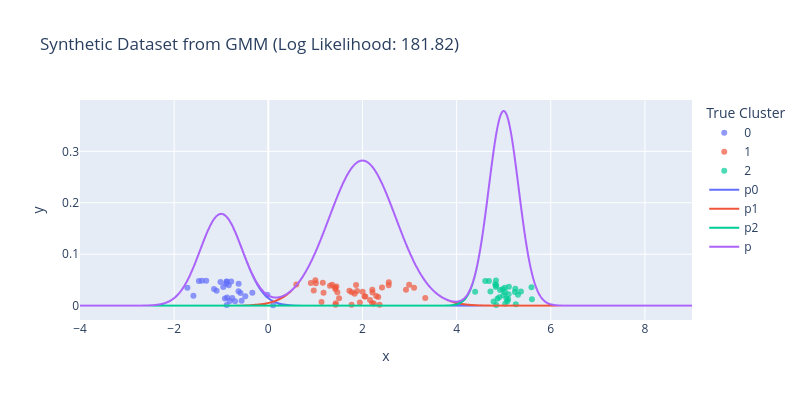

Write notebook code for a chart like this one.
### Code cell
# Sort for better visualization
ind = z.argsort()
z = z[ind]
x = x[ind]

fig = px.scatter(x=x, y=np.random.rand(N)/20,
                 title=f'Synthetic Dataset from GMM (Log Likelihood: {log_likelihood:.2f})',
                 opacity = 0.7,
                 color=z.astype(str), labels={'color': 'True Cluster'}, height=400)
u = np.linspace(-4, 9, 1000)
df = pd.DataFrame({'x': u})
for k in range(len(mu)):
    df[f'p{k}'] = pi[k] * norm.pdf(u, loc=mu[k], scale=np.sqrt(Sigma[k]))
df['p'] = df[[f'p{k}' for k in range(len(mu))]].sum(axis=1)
fig.add_traces(px.line(df, x='x', y=df.columns[1:], labels={'y': 'Density'}).data)
fig.update_layout(width=800, height=400)

fig

### Figure 1 — Plotly figure (JSON) as saved in the notebook; plotly's stock layout.template omitted (floating-point values rounded to 4 significant figures; data arrays with more than 128 entries replaced by an {"elided": "..."} marker saying what was removed)
{"data": [{"hovertemplate": "True Cluster=0<br>x=%{x}<br>y=%{y}<extra></extra>", "legendgroup": "0", "marker": {"color": "#636efa", "opacity": 0.7, "symbol": "circle"}, "mode": "markers", "name": "0", "orientation": "v", "showlegend": true, "type": "scatter", "x": [-0.8403, -0.3391, -1.098, -0.5906, -0.5668, -0.9566, -0.9219, -0.8833, -1.153, -0.8193, -0.7882, -1.475, -1.016, -0.4889, 0.1016, -0.8848, -0.0204, -1.411, -1.319, -0.8961, -0.7666, -1.591, -0.6301, -0.8763, -0.7064, -0.6324, -0.8838, -1.719], "xaxis": "x", "y": [0.03974, 0.02513, 0.02885, 0.02463, 0.009762, 0.03612, 0.01404, 0.001216, 0.03227, 0.008856, 0.04702, 0.0477, 0.04574, 0.01851, 0.0007728, 0.04642, 0.02141, 0.04833, 0.04818, 0.04265, 0.01472, 0.01925, 0.04256, 0.01585, 0.008475, 0.02784, 0.04681, 0.0348], "yaxis": "y"}, {"hovertemplate": "True Cluster=1<br>x=%{x}<br>y=%{y}<extra></extra>", "legendgroup": "1", "marker": {"color": "#EF553B", "opacity": 0.7, "symbol": "circle"}, "mode": "markers", "name": "1", "orientation": "v", "showlegend": true, "type": "scatter", "x": [1.886, 1.433, 2.209, 0.9992, 1.13, 1.772, 0.9035, 1.446, 3.096, 2.415, 2.043, 3.334, 2.992, 1.357, 1.009, 2.559, 2.213, 1.174, 1.864, 1.423, 1.42, 2.557, 1.158, 2.335, 2.292, 2.207, 1.723, 1.768, 1.834, 2.004, 1.504, 0.9651, 2.363, 1.428, 0.5946, 2.062, 1.945, 1.467, 1.311, 2.161, 2.924, 2.241], "xaxis": "x", "y": [0.0285, 0.004859, 0.03075, 0.0495, 0.007004, 0.02592, 0.04387, 0.03704, 0.03485, 0.03512, 0.01797, 0.01468, 0.04047, 0.04051, 0.04335, 0.04566, 0.02557, 0.02508, 0.03991, 0.0325, 0.0351, 0.03979, 0.0445, 0.0169, 0.01878, 0.004699, 0.02891, 0.001797, 0.02328, 0.02713, 0.01433, 0.02954, 0.001525, 0.001867, 0.04113, 0.01801, 0.006353, 0.02611, 0.0385, 0.01079, 0.03114, 0.004267], "yaxis": "y"}, {"hovertemplate": "True Cluster=2<br>x=%{x}<br>y=%{y}<extra></extra>", "legendgroup": "2", "marker": {"color": "#00cc96", "opacity": 0.7, "symbol": "circle"}, "mode": "markers", "name": "2", "orientation": "v", "showlegend": true, "type": "scatter", "x": [5.257, 5.238, 4.393, 4.976, 4.832, 4.836, 5.029, 4.905, 4.841, 4.867, 5.104, 5.032, 4.841, 4.687, 4.821, 5.022, 4.992, 5.079, 4.785, 5.094, 5.366, 5.59, 5.247, 5.058, 4.609, 5.11, 4.719, 4.922, 5.305, 5.6], "xaxis": "x", "y": [0.002584, 0.02657, 0.02703, 0.03187, 0.0363, 0.04879, 0.02582, 0.01615, 0.03976, 0.01354, 0.02195, 0.003923, 0.001268, 0.04813, 0.0418, 0.0348, 0.02045, 0.008665, 0.007822, 0.01251, 0.02746, 0.03573, 0.03301, 0.014, 0.04774, 0.03689, 0.02772, 0.03059, 0.02098, 0.01239], "yaxis": "y"}, {"hovertemplate": "variable=p0<br>x=%{x}<br>value=%{y}<extra></extra>", "legendgroup": "p0", "line": {"color": "#636efa", "dash": "solid"}, "marker": {"symbol": "circle"}, "mode": "lines", "name": "p0", "showlegend": true, "type": "scattergl", "x": {"elided": "1000 float values"}, "xaxis": "x", "y": {"elided": "1000 float values"}, "yaxis": "y"}, {"hovertemplate": "variable=p1<br>x=%{x}<br>value=%{y}<extra></extra>", "legendgroup": "p1", "line": {"color": "#EF553B", "dash": "solid"}, "marker": {"symbol": "circle"}, "mode": "lines", "name": "p1", "showlegend": true, "type": "scattergl", "x": {"elided": "1000 float values"}, "xaxis": "x", "y": {"elided": "1000 float values"}, "yaxis": "y"}, {"hovertemplate": "variable=p2<br>x=%{x}<br>value=%{y}<extra></extra>", "legendgroup": "p2", "line": {"color": "#00cc96", "dash": "solid"}, "marker": {"symbol": "circle"}, "mode": "lines", "name": "p2", "showlegend": true, "type": "scattergl", "x": {"elided": "1000 float values"}, "xaxis": "x", "y": {"elided": "1000 float values"}, "yaxis": "y"}, {"hovertemplate": "variable=p<br>x=%{x}<br>value=%{y}<extra></extra>", "legendgroup": "p", "line": {"color": "#ab63fa", "dash": "solid"}, "marker": {"symbol": "circle"}, "mode": "lines", "name": "p", "showlegend": true, "type": "scattergl", "x": {"elided": "1000 float values"}, "xaxis": "x", "y": {"elided": "1000 float values"}, "yaxis": "y"}], "layout": {"height": 400, "legend": {"title": {"text": "True Cluster"}, "tracegroupgap": 0}, "title": {"text": "Synthetic Dataset from GMM (Log Likelihood: 181.82)"}, "width": 800, "xaxis": {"anchor": "y", "domain": [0, 1], "title": {"text": "x"}}, "yaxis": {"anchor": "x", "domain": [0, 1], "title": {"text": "y"}}}}
